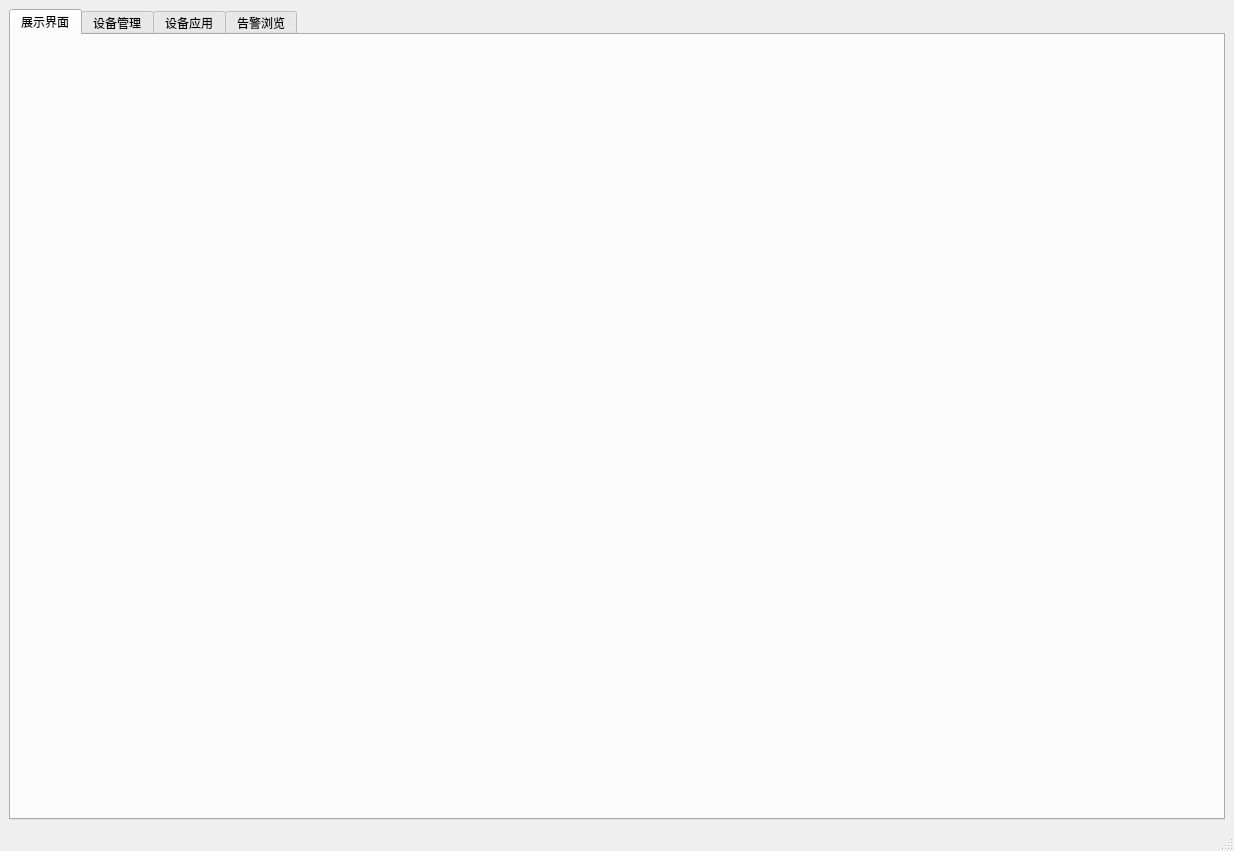
<?xml version="1.0" encoding="UTF-8"?>
<ui version="4.0">
 <class>MainWindow</class>
 <widget class="QMainWindow" name="MainWindow">
  <property name="geometry">
   <rect>
    <x>0</x>
    <y>0</y>
    <width>1234</width>
    <height>851</height>
   </rect>
  </property>
  <property name="windowTitle">
   <string>MainWindow</string>
  </property>
  <widget class="QWidget" name="centralwidget">
   <layout class="QVBoxLayout" name="verticalLayout">
    <item>
     <widget class="QTabWidget" name="tabWidget">
      <property name="currentIndex">
       <number>0</number>
      </property>
      <widget class="QWidget" name="tab">
       <attribute name="title">
        <string>展示界面</string>
       </attribute>
       <layout class="QVBoxLayout" name="verticalLayout_3"/>
      </widget>
      <widget class="QWidget" name="tab_2">
       <attribute name="title">
        <string>设备管理</string>
       </attribute>
       <layout class="QGridLayout" name="gridLayout_3">
        <item row="0" column="0" rowspan="2">
         <widget class="QGroupBox" name="groupBox">
          <property name="maximumSize">
           <size>
            <width>300</width>
            <height>16777215</height>
           </size>
          </property>
          <property name="title">
           <string>区域管理</string>
          </property>
          <layout class="QGridLayout" name="gridLayout">
           <item row="0" column="0">
            <widget class="QPushButton" name="UI_area_add_btn">
             <property name="text">
              <string>新增节点</string>
             </property>
            </widget>
           </item>
           <item row="0" column="2">
            <widget class="QPushButton" name="UI_area_del_btn">
             <property name="text">
              <string>删除节点</string>
             </property>
            </widget>
           </item>
           <item row="0" column="1">
            <widget class="QPushButton" name="UI_area_edit_btn">
             <property name="text">
              <string>编辑节点</string>
             </property>
            </widget>
           </item>
           <item row="0" column="3">
            <widget class="QPushButton" name="UI_area_divide_btn">
             <property name="text">
              <string>区域划分</string>
             </property>
            </widget>
           </item>
           <item row="1" column="0" colspan="4">
            <widget class="AreaTreeView" name="UI_area_treeView"/>
           </item>
          </layout>
         </widget>
        </item>
        <item row="1" column="1">
         <widget class="QGroupBox" name="groupBox_3">
          <property name="title">
           <string>工作计划管理</string>
          </property>
         </widget>
        </item>
        <item row="0" column="1">
         <widget class="QGroupBox" name="groupBox_2">
          <property name="title">
           <string>设备导入</string>
          </property>
          <layout class="QGridLayout" name="gridLayout_2">
           <item row="0" column="2">
            <widget class="QLabel" name="label_3">
             <property name="maximumSize">
              <size>
               <width>60</width>
               <height>16777215</height>
              </size>
             </property>
             <property name="text">
              <string>设备号</string>
             </property>
            </widget>
           </item>
           <item row="0" column="11">
            <widget class="QPushButton" name="UI_more_del_btn">
             <property name="text">
              <string>删除</string>
             </property>
            </widget>
           </item>
           <item row="0" column="10">
            <widget class="QPushButton" name="UI_template_down_btn">
             <property name="text">
              <string>导入模板下载</string>
             </property>
            </widget>
           </item>
           <item row="0" column="1">
            <widget class="QComboBox" name="UI_dm_area_combobox"/>
           </item>
           <item row="0" column="0">
            <widget class="QLabel" name="label_4">
             <property name="text">
              <string>区域</string>
             </property>
            </widget>
           </item>
           <item row="1" column="0" colspan="12">
            <widget class="MyTableView" name="UI_dm_device_tableView"/>
           </item>
           <item row="0" column="5">
            <spacer name="horizontalSpacer">
             <property name="orientation">
              <enum>Qt::Orientation::Horizontal</enum>
             </property>
             <property name="sizeHint" stdset="0">
              <size>
               <width>40</width>
               <height>20</height>
              </size>
             </property>
            </spacer>
           </item>
           <item row="0" column="9">
            <widget class="QPushButton" name="UI_more_add_btn">
             <property name="text">
              <string>多设备导入</string>
             </property>
            </widget>
           </item>
           <item row="0" column="7">
            <widget class="QPushButton" name="UI_single_add_btn">
             <property name="text">
              <string>单设备导入</string>
             </property>
            </widget>
           </item>
           <item row="0" column="3">
            <widget class="QLineEdit" name="UI_dm_search_in">
             <property name="minimumSize">
              <size>
               <width>150</width>
               <height>0</height>
              </size>
             </property>
             <property name="maximumSize">
              <size>
               <width>150</width>
               <height>16777215</height>
              </size>
             </property>
            </widget>
           </item>
           <item row="0" column="4">
            <widget class="QPushButton" name="UI_dm_search_btn">
             <property name="text">
              <string>搜索</string>
             </property>
            </widget>
           </item>
           <item row="0" column="6">
            <widget class="QPushButton" name="UI_alter_location_btn">
             <property name="text">
              <string>修正定位</string>
             </property>
            </widget>
           </item>
          </layout>
         </widget>
        </item>
       </layout>
      </widget>
      <widget class="QWidget" name="tab_3">
       <attribute name="title">
        <string>设备应用</string>
       </attribute>
       <layout class="QVBoxLayout" name="verticalLayout_2">
        <item>
         <widget class="QGroupBox" name="groupBox_5">
          <property name="title">
           <string/>
          </property>
          <layout class="QHBoxLayout" name="horizontalLayout_2">
           <item>
            <widget class="QPushButton" name="UI_all_nall_btn">
             <property name="text">
              <string>全选</string>
             </property>
            </widget>
           </item>
           <item>
            <widget class="QPushButton" name="UI_read_send">
             <property name="text">
              <string>读取</string>
             </property>
            </widget>
           </item>
           <item>
            <widget class="QPushButton" name="UI_on_send">
             <property name="text">
              <string>开灯</string>
             </property>
            </widget>
           </item>
           <item>
            <widget class="QPushButton" name="UI_off_send">
             <property name="text">
              <string>关灯</string>
             </property>
            </widget>
           </item>
           <item>
            <widget class="QSlider" name="UI_dimming_in_1">
             <property name="minimumSize">
              <size>
               <width>200</width>
               <height>0</height>
              </size>
             </property>
             <property name="maximumSize">
              <size>
               <width>200</width>
               <height>16777215</height>
              </size>
             </property>
             <property name="minimum">
              <number>0</number>
             </property>
             <property name="maximum">
              <number>100</number>
             </property>
             <property name="singleStep">
              <number>10</number>
             </property>
             <property name="pageStep">
              <number>1</number>
             </property>
             <property name="value">
              <number>50</number>
             </property>
             <property name="orientation">
              <enum>Qt::Orientation::Horizontal</enum>
             </property>
             <property name="invertedAppearance">
              <bool>false</bool>
             </property>
             <property name="invertedControls">
              <bool>false</bool>
             </property>
            </widget>
           </item>
           <item>
            <widget class="QLineEdit" name="UI_dimming_in_2">
             <property name="minimumSize">
              <size>
               <width>50</width>
               <height>0</height>
              </size>
             </property>
             <property name="maximumSize">
              <size>
               <width>50</width>
               <height>16777215</height>
              </size>
             </property>
             <property name="text">
              <string>50</string>
             </property>
            </widget>
           </item>
           <item>
            <widget class="QPushButton" name="UI_dimming_send">
             <property name="text">
              <string>调光</string>
             </property>
            </widget>
           </item>
           <item>
            <spacer name="horizontalSpacer_3">
             <property name="orientation">
              <enum>Qt::Orientation::Horizontal</enum>
             </property>
             <property name="sizeHint" stdset="0">
              <size>
               <width>40</width>
               <height>20</height>
              </size>
             </property>
            </spacer>
           </item>
          </layout>
         </widget>
        </item>
        <item>
         <widget class="QGroupBox" name="groupBox_6">
          <property name="title">
           <string/>
          </property>
          <layout class="QHBoxLayout" name="horizontalLayout_3">
           <property name="spacing">
            <number>6</number>
           </property>
           <item>
            <widget class="QLabel" name="label">
             <property name="text">
              <string>区域</string>
             </property>
            </widget>
           </item>
           <item>
            <widget class="QComboBox" name="UI_apply_area_combobox"/>
           </item>
           <item>
            <widget class="QLabel" name="label_2">
             <property name="maximumSize">
              <size>
               <width>60</width>
               <height>16777215</height>
              </size>
             </property>
             <property name="text">
              <string>设备号</string>
             </property>
            </widget>
           </item>
           <item>
            <widget class="QLineEdit" name="UI_search_in">
             <property name="minimumSize">
              <size>
               <width>150</width>
               <height>0</height>
              </size>
             </property>
             <property name="maximumSize">
              <size>
               <width>150</width>
               <height>16777215</height>
              </size>
             </property>
            </widget>
           </item>
           <item>
            <widget class="QPushButton" name="UI_search_btn">
             <property name="text">
              <string>搜索</string>
             </property>
            </widget>
           </item>
           <item>
            <spacer name="horizontalSpacer_2">
             <property name="orientation">
              <enum>Qt::Orientation::Horizontal</enum>
             </property>
             <property name="sizeHint" stdset="0">
              <size>
               <width>40</width>
               <height>20</height>
              </size>
             </property>
            </spacer>
           </item>
          </layout>
         </widget>
        </item>
        <item>
         <widget class="MyTableView" name="UI_apply_tableview"/>
        </item>
       </layout>
      </widget>
      <widget class="QWidget" name="tab_4">
       <attribute name="title">
        <string>告警浏览</string>
       </attribute>
      </widget>
     </widget>
    </item>
   </layout>
  </widget>
  <widget class="QMenuBar" name="menubar">
   <property name="geometry">
    <rect>
     <x>0</x>
     <y>0</y>
     <width>1234</width>
     <height>33</height>
    </rect>
   </property>
  </widget>
  <widget class="QStatusBar" name="statusbar"/>
 </widget>
 <customwidgets>
  <customwidget>
   <class>AreaTreeView</class>
   <extends>QTreeView</extends>
   <header location="global">MyWidget</header>
  </customwidget>
  <customwidget>
   <class>MyTableView</class>
   <extends>QTableView</extends>
   <header location="global">MyWidget</header>
  </customwidget>
 </customwidgets>
 <resources/>
 <connections/>
</ui>
